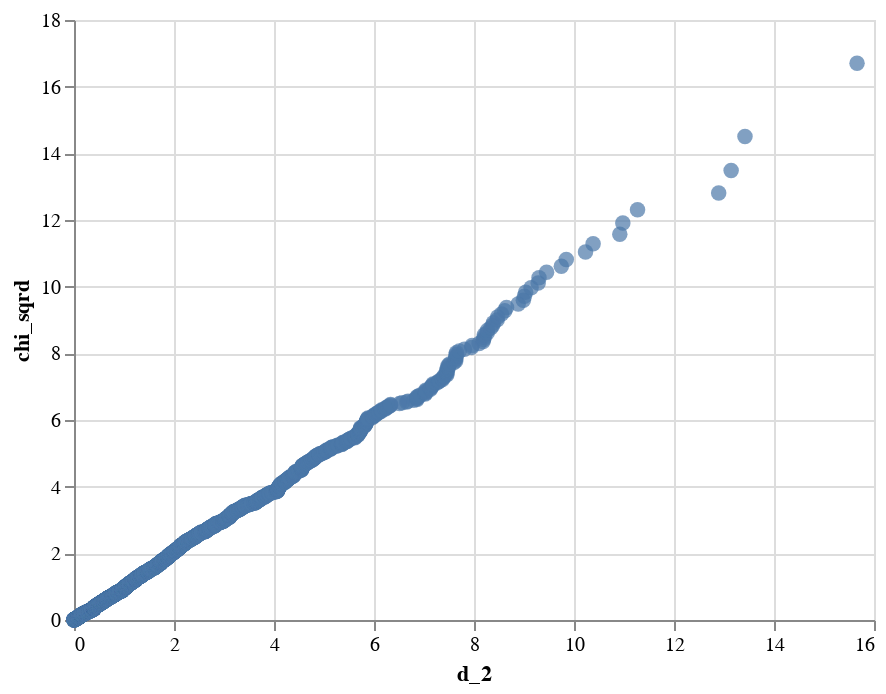

The code cell stored with this chart in its notebook:
### Code cell
chisplot(ptje)

### Figure 1 — Vega-Lite specification as saved in the notebook (floating-point values rounded to 4 significant figures; data arrays with more than 128 entries replaced by an {"elided": "..."} marker saying what was removed)
{"config": {"view": {"continuousWidth": 400, "continuousHeight": 300}}, "data": {"name": "data-e2706e56738c5ddbdacbb7619f4d569e"}, "mark": {"type": "circle", "size": 60}, "encoding": {"x": {"type": "quantitative", "field": "d_2"}, "y": {"type": "quantitative", "field": "chi_sqrd"}}, "$schema": "https://vega.github.io/schema/vega-lite/v4.8.1.json", "datasets": {"data-e2706e56738c5ddbdacbb7619f4d569e": {"elided": "2119 records"}}}
